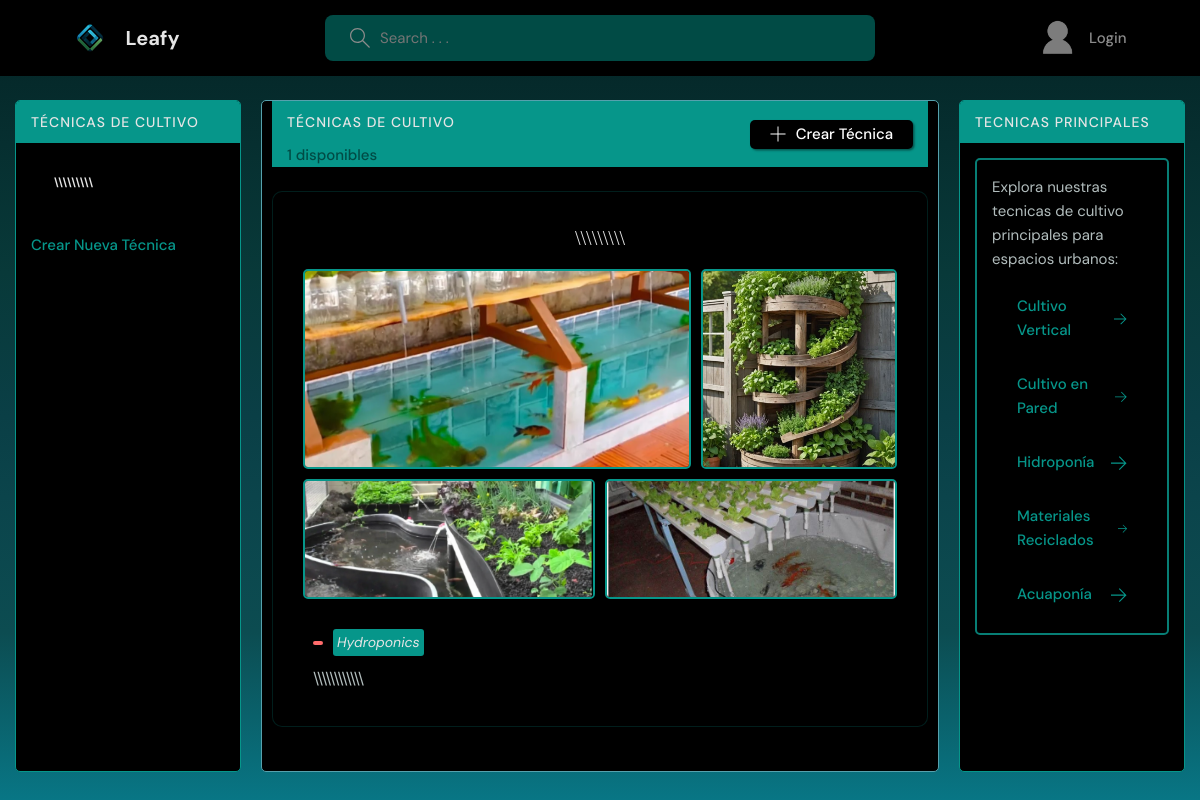
/techniques/, run on an earlier commit of the app's database.
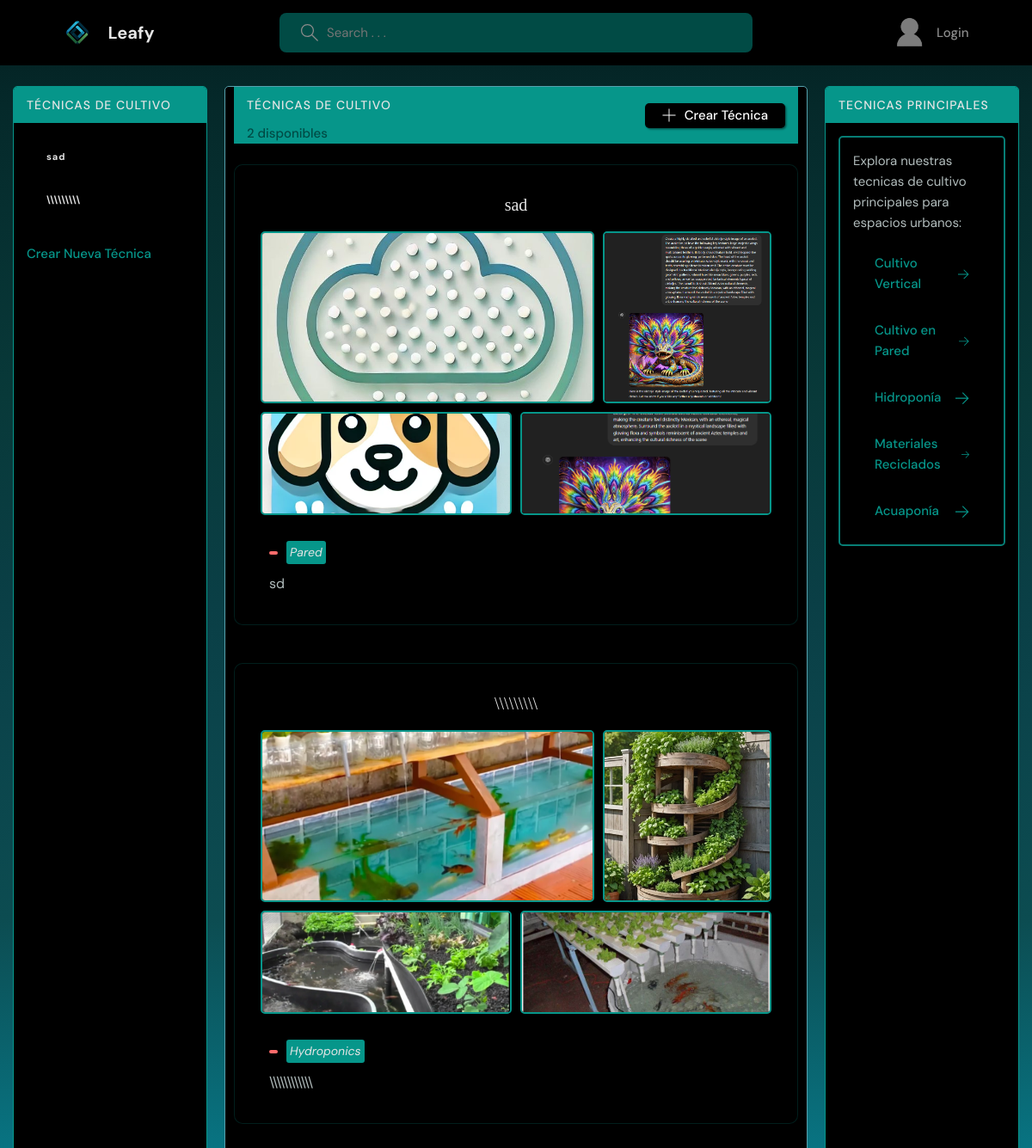
And on a later commit of the database.
### base/models.py (models this page shows, shortened)
class CultivationTechnique(models.Model):
    TECHNIQUE_CHOICES = (
        ('Vertical', 'Cultivo Vertical'),
        ('Pared', 'Cultivo en Pared'),
        ('Hidroponía', 'Hidroponía'),
        ('Materiales Reciclados', 'Materiales Reciclados'),
        ('Acuaponía', 'Acuaponía'),
        ('Otro', 'Otro'),
    )
    author = models.ForeignKey(User, on_delete=models.SET_NULL, null=True, related_name='techniques')
    name = models.CharField(max_length=50, choices=TECHNIQUE_CHOICES)
    title = models.CharField(max_length=100, help_text='A descriptive title for your technique', null=True, blank=True, default='Mi Técnica de Cultivo')
    description = models.TextField(help_text='General description of the cultivation technique')
    setup_instructions = models.TextField(help_text='Step-by-step instructions on how to set up this cultivation system')
    maintenance_tips = models.TextField(help_text='Tips for maintaining the cultivation system')
    recommended_plants = models.TextField(help_text='Types of plants that work well with this technique')
    space_requirements = models.TextField(help_text='Space requirements and ideal locations for this technique')
    difficulty_level = models.CharField(max_length=20, choices=PlantGuide.DIFFICULTY_CHOICES)
    estimated_cost = models.CharField(max_length=100, help_text='Estimated cost range for setting up this system')
    materials_needed = models.TextField(help_text='List of materials needed for this cultivation technique')
    benefits = models.TextField(help_text='Benefits of using this cultivation technique')
    limitations = models.TextField(help_text='Limitations or challenges of this technique')
    main_image = models.ImageField(upload_to='technique_images/', help_text='Main image showing the cultivation technique')
    image_second = models.ImageField(upload_to='technique_images/', blank=True, null=True, help_text='Second image of the technique')
    image_third = models.ImageField(upload_to='technique_images/', blank=True, null=True, help_text='Third image of the technique')
    image_fourth = models.ImageField(upload_to='technique_images/', blank=True, null=True, help_text='Fourth image of the technique')
    likes = models.ManyToManyField(User, related_name='technique_likes', blank=True)
    participants = models.ManyToManyField(User, related_name='technique_participants', blank=True)
    created = models.DateTimeField(auto_now_add=True)
    updated = models.DateTimeField(auto_now=True)
    class Meta:
        verbose_name = 'Cultivation Technique'
        verbose_name_plural = 'Cultivation Techniques'
        ordering = ['-created']

### base/views.py (the view)
# urls.py: path('techniques/', views.techniquesHome, name='techniques'),
def techniquesHome(request):
    q = request.GET.get('q') if request.GET.get('q') != None else ''
    techniques = CultivationTechnique.objects.filter(
        Q(name__icontains=q) |
        Q(title__icontains=q) |
        Q(description__icontains=q)
    )
    topics = Topic.objects.all()[0:5]
    main_techniques = [
        {'name': 'Vertical', 'display_name': 'Cultivo Vertical', 'url_name': 'vertical-technique'},
        {'name': 'Wall-mounted', 'display_name': 'Cultivo en Pared', 'url_name': 'wall-mounted-technique'},
        {'name': 'Hydroponics', 'display_name': 'Hidroponía', 'url_name': 'hydroponics-technique'},
        {'name': 'Recycled Materials', 'display_name': 'Materiales Reciclados', 'url_name': 'recycled-materials-technique'},
        {'name': 'Aquaponics', 'display_name': 'Acuaponía', 'url_name': 'aquaponics-technique'}
    ]
    context = {
        'techniques': techniques,
        'topics': topics,
        'main_techniques': main_techniques
    }
    return render(request, 'base/techniques.html', context)

### base/templates/base/techniques.html (shortened to what this page needs)
{% extends 'main.html' %}
{% block content %}
<main class="layout layout--3 techniques-view">
  <div class="topics">
    <div class="topics__header">
      <h2>Técnicas de Cultivo</h2>
    </div>
    <ul class="topics__list">{% for technique in techniques %}
      <li>
        <a href="{% url 'technique' technique.id %}" class="topic-link">
          <span>{{ technique.title }}</span>
        </a>
      </li>{% endfor %}
    </ul>
    <a class="btn btn--link" href="{% url 'create-technique' %}">
      Crear Nueva Técnica
    </a>
  </div>
  <div class="roomList">
    <div class="roomList__header">
      <div>
        <h2>Técnicas de Cultivo</h2>
        <p>{{ techniques.count }} disponibles</p>
      </div>
      <a class="btn btn--main" href="{% url 'create-technique' %}">
        <svg version="1.1" xmlns="http://www.w3.org/2000/svg" width="32" height="32" viewBox="0 0 32 32">
          <title>add</title>
          <path
            d="M16.943 0.943h-1.885v14.115h-14.115v1.885h14.115v14.115h1.885v-14.115h14.115v-1.885h-14.115v-14.115z"
          ></path>
        </svg>
        Crear Técnica
      </a>
    </div>
    <div class="techniques-grid">
      {% for technique in techniques %}
      <a href="{% url 'technique' technique.id %}" class="technique-card">
        <div class="technique-card-title">{{ technique.title }}</div>
        <div class="technique-images-container">
          <div class="technique-images-row">
            <div class="technique-image-main">
              {% if technique.main_image %}
              <img src="{{ technique.main_image.url }}" alt="{{ technique.title }}" >
              {% endif %}
            </div>
            <div class="technique-image-secondary">
              {% if technique.image_second %}
              <img src="{{ technique.image_second.url }}" alt="{{ technique.title }}" >
              {% endif %}
            </div>
          </div>
          <div class="technique-images-row">
            <div class="technique-image-small">
              {% if technique.image_third %}
              <img src="{{ technique.image_third.url }}" alt="{{ technique.title }}" >
              {% endif %}
            </div>
            <div class="technique-image-small">
              {% if technique.image_fourth %}
              <img src="{{ technique.image_fourth.url }}" alt="{{ technique.title }}" >
              {% endif %}
            </div>
          </div>
        </div>
        <div class="technique-tags-container">
          <span class="technique-difficulty">{{ technique.difficulty }}</span>
          <span class="technique-type">{{ technique.name }}</span>
        </div>
        <div class="technique-description">
          {{ technique.description|truncatechars:150 }}
        </div>
      </a>
      {% empty %}
      <div class="empty-techniques">
        <p>No hay técnicas de cultivo disponibles aún.</p>
        <a href="{% url 'create-technique' %}" class="btn btn--main">Crear la primera técnica</a>
      </div>
      {% endfor %}
    </div>
  </div>
  <div class="activities">
    <div class="activities__header">
      <h2>Tecnicas Principales</h2>
    </div>
    <div class="activities__box">
      <p>Explora nuestras tecnicas de cultivo principales para espacios urbanos:</p>
      {% for technique in main_techniques %}
      <a href="{% url technique.url_name %}" class="btn btn--link technique-link">
        {{ technique.display_name }}
        <svg version="1.1" xmlns="http://www.w3.org/2000/svg" width="32" height="32" viewBox="0 0 32 32">
            <title>arrow-right</title>
            <path
              d="M31.057 18.286l-13.714 13.714-1.616-1.616 10.935-10.935h-26.662v-2.286h26.662l-10.935-10.935 1.616-1.616 13.714 13.714z"
            ></path>
          </svg>
      </a>
      {% endfor %}
    </div>
  </div>
{% endblock %}

### templates/main.html (shortened to what this page needs)
<!DOCTYPE html>
{% load static %}
<html lang="en">
  <head>
    <link rel="stylesheet" href="https://cdnjs.cloudflare.com/ajax/libs/font-awesome/5.15.4/css/all.min.css" />
    <link rel="stylesheet" href="{% static 'styles/style.css' %}" />
    <link rel="stylesheet" href="{% static 'styles/guides.css' %}" />
    <link rel="stylesheet" href="{% static 'styles/techniques.css' %}" />
    <link rel="stylesheet" href="{% static 'styles/techniques-view.css' %}" />
    <link rel="stylesheet" href="{% static 'styles/technique-tags.css' %}" />
    <link rel="stylesheet" href="{% static 'styles/scroll-top.css' %}" />
  </head>
  <body>
    {% include 'navbar.html' %}
    {% block content %}
    {% endblock %}

### templates/navbar.html (shortened to what this page needs)
{% load static %}
<header class="header header--loggedIn">
    <div class="container">
      <a href="{% url 'home' %}" class="header__logo">
        <img src="{% static 'images/logo.png' %}" />
        <h1 class="shadoww">Leafy                </h1>
      </a>
      <form class="header__search" method="GET" action= "{% url 'home' %}">
        <label>
          <input type="text" name="q" placeholder="Search . . .">
        </label>
      </form>
      <nav class="header__menu">
        {% if request.user.is_authenticated %}
        <div class="header__user">
          <a href="{% url 'user-profile' user.id%}">
            <div class="avatar avatar--medium active">
              <img src="{{request.user.avatar.url}}" />
            </div>
            <p>{{request.user.username}}<span>@{{request.user.username}}</span></p>
          </a>
          <button class="dropdown-button">
            <svg version="1.1" xmlns="http://www.w3.org/2000/svg" width="32" height="32" viewBox="0 0 32 32">
              <title>chevron-down</title>
              <path d="M16 21l-13-13h-3l16 16 16-16h-3l-13 13z"></path>
            </svg>
          </button>
        </div>
        {% else %}
        <a href="{% url 'login' %}">
          <img src="{% static 'images/Logout.png' %}" />
          <p>Login</p>
        </a>
        {% endif %}
      </nav>
    </div>
  </header>

### static/styles/techniques.css (style rules this page uses)
.technique-link { display: flex; align-items: center; padding: 1rem; border-radius: 5px; transition: all 0.3s ease; background-color: var(--color-light-gray); color: #06968a; font-weight: 500; }
.techniques-grid { display: grid; grid-template-columns: repeat(auto-fill, minmax(35rem, 1fr)); gap: 3rem; }
.technique-card { background-color: var(--color-light); border-radius: 2rem; overflow: hidden; box-shadow: 0 0.4rem 1.5rem rgba(0, 0, 0, 0.1); transition: transform 0.3s ease, box-shadow 0.3s ease; padding: 2rem; border: 2px solid #06968a; }
.technique-card-title { font-size: 2rem; margin-bottom: 2rem; font-family: cursive; color: #06968a; text-align: center; }
.technique-images-row { display: flex; gap: 1rem; margin-bottom: 1rem; }
.technique-image-main { flex: 2; border: 2px solid #06968a; border-radius: 2rem; overflow: hidden; height: 18rem; }
.technique-image-secondary { flex: 1; border: 2px solid #06968a; border-radius: 2rem; overflow: hidden; height: 18rem; }
.technique-image-small { flex: 1; border: 2px solid #06968a; border-radius: 2rem; overflow: hidden; height: 10rem; }
.technique-image-main img, .technique-image-secondary img, .technique-image-small img { width: 100%; height: 100%; object-fit: cover; }
.technique-type { flex: 1; text-align: right; color: var(--color-gray); font-style: italic; }

### static/styles/techniques-view.css (style rules this page uses)
.techniques-grid { display: flex; flex-direction: column; gap: 2rem; }
.techniques-grid a.technique-card { text-decoration: none; color: inherit; }
.technique-card { background-color: var(--color-dark); border-radius: 10px; overflow: hidden; transition: all 0.3s ease; border: 1px solid rgba(6,150,138,0.2); margin-bottom: 2.4rem; width: 100%; display: flex; flex-direction: column; }
.technique-card-title { color: var(--color-light); font-size: 2rem; margin-bottom: 1.5rem; font-weight: 500; padding: 1rem 1rem 0 1rem; }
.technique-images-container { margin-bottom: 1rem; padding: 0 1rem; }
.technique-images-row { display: flex; gap: 1rem; margin-bottom: 1rem; }
.technique-image-main, .technique-image-secondary, .technique-image-small { overflow: hidden; border-radius: 5px; transition: all 0.3s ease; }
.technique-image-main { flex: 2; height: 200px; }
.technique-image-secondary { flex: 1; height: 200px; }
.technique-image-small { flex: 1; height: 120px; }
.technique-image-main img, .technique-image-secondary img, .technique-image-small img { width: 100%; height: 100%; object-fit: cover; }
.technique-tags-container { display: flex; align-items: center; gap: 1rem; margin: 1rem 1rem 0.5rem; padding: 0 1rem; justify-content: flex-start; width: 100%; }
.technique-difficulty { background-color: #ff6b6b; color: var(--color-light); padding: 0.2rem 0.5rem; border-radius: 3px; font-size: 1.2rem; display: inline; }
.technique-type { background-color: #06968a; color: var(--color-light); padding: 0.2rem 0.4rem; border-radius: 3px; font-size: 1.4rem; display: inline-block; width: auto; max-width: max-content; }
.technique-description { color: var(--color-light-gray); font-size: 1.6rem; line-height: 1.6; margin: 0.5rem 1rem 1.5rem; padding: 0 1rem; }

What changed in the data, as far as the page shows it:
added CultivationTechnique: title "sad", main_image (picture), image_second (picture), image_third (picture), image_fourth (picture), name "Pared", description "sd"
Also different on the page:
{{ techniques.count }}: "1" → "2"
